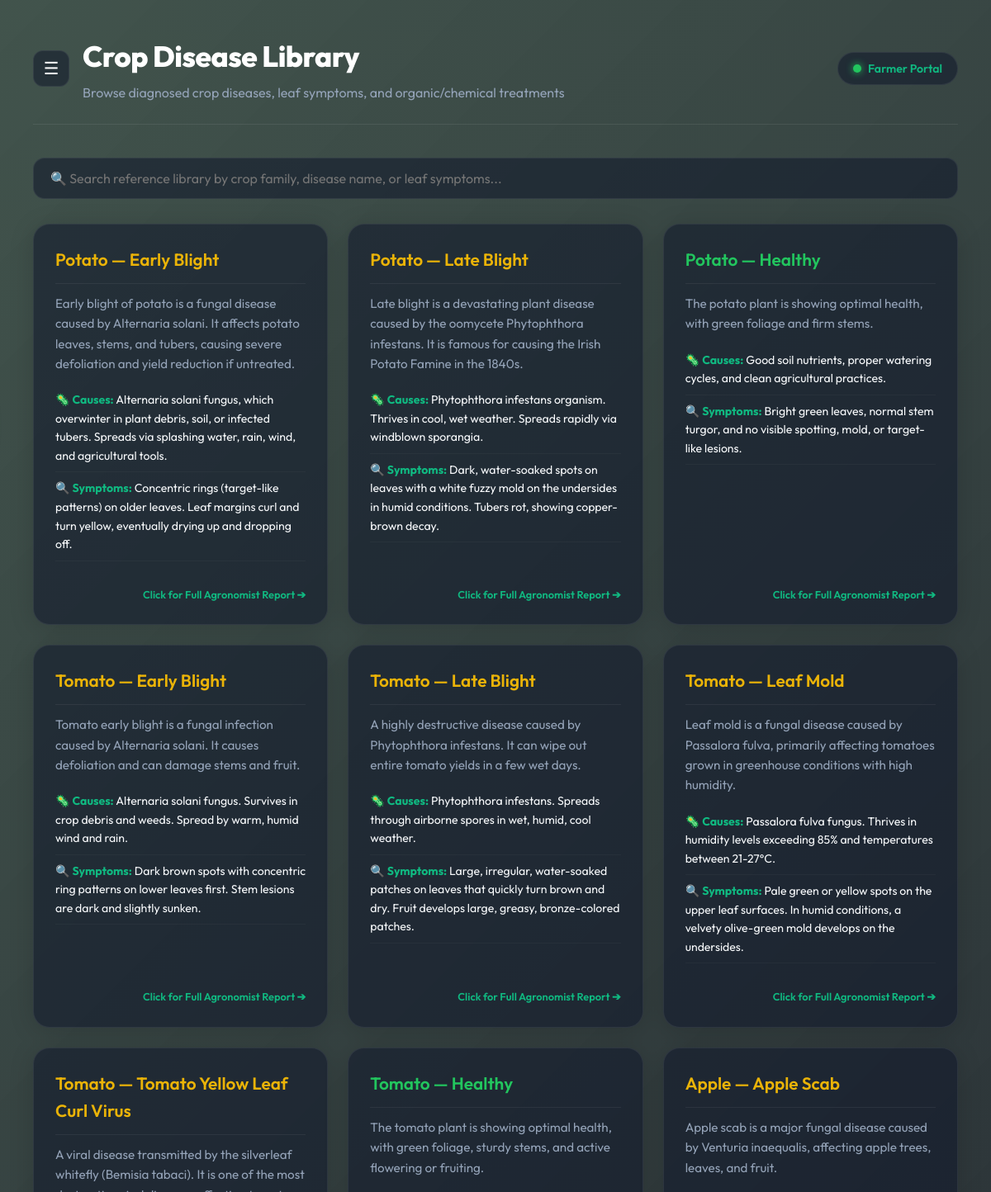
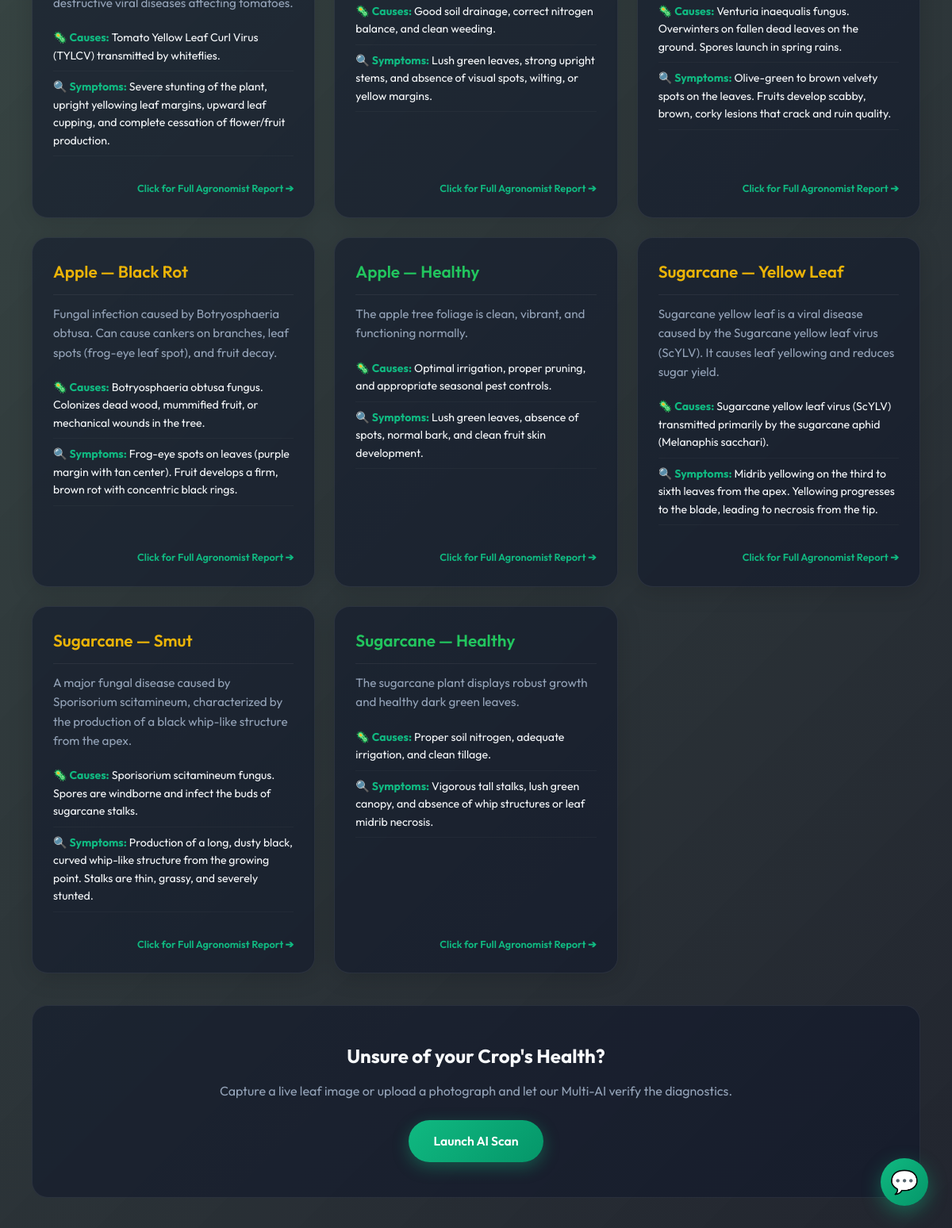
/diseases, run on the app's committed database (2 pictures, top to bottom).
### tables this page shows
CREATE TABLE diseases (
        id INTEGER PRIMARY KEY AUTOINCREMENT,
        crop TEXT NOT NULL,
        disease_name TEXT NOT NULL,
        overview TEXT,
        causes TEXT,
        symptoms TEXT,
        treatment_chemical TEXT,
        treatment_organic TEXT,
        prevention TEXT,
        UNIQUE(crop, disease_name)
    );

### app/app.py (the view)
@app.route("/diseases")
def diseases():
    conn = database.get_db_connection()
    cursor = conn.cursor()
    cursor.execute("SELECT * FROM diseases")
    seeded_diseases = cursor.fetchall()
    conn.close()
    return render_template("diseases.html", diseases=seeded_diseases)

### app/database.py (called while the page is built)
def get_db_connection():
    conn = sqlite3.connect(DATABASE_PATH)
    conn.row_factory = sqlite3.Row
    return conn

### app/templates/diseases.html (shortened to what this page needs)
{% extends "base.html" %}
{% block header_title %}Crop Disease Library{% endblock %}
{% block header_subtitle %}Browse diagnosed crop diseases, leaf symptoms, and organic/chemical treatments{% endblock %}
{% block content %}
<section class="diseases-page">
    <div class="library-search-container" style="margin-bottom: 30px; animation: fadeInUp 0.5s ease both;">
        <input
            type="text"
            id="library-search"
            placeholder="🔍 Search reference library by crop family, disease name, or leaf symptoms..."
            style="width: 100%; padding: 14px 20px; border-radius: 14px; border: 1px solid var(--glass-border); background: var(--glass-bg); color: white; font-family: inherit; font-size: 1rem; outline: none; transition: all 0.25s;"
        >
    </div>
    <div class="disease-grid">
        {% for dis in diseases %}
            <div
                class="disease-card {% if dis.disease_name == 'Healthy' %}healthy-card{% endif %}"
                data-crop="{{ dis.crop }}"
                data-disease-name="{{ dis.disease_name }}"
                data-overview="{{ dis.overview }}"
                data-symptoms="{{ dis.symptoms }}"
                data-causes="{{ dis.causes }}"
                data-organic="{{ dis.treatment_organic }}"
                data-chemical="{{ dis.treatment_chemical }}"
                data-prevention="{{ dis.prevention }}"
            >
                <h2>{{ dis.crop }} — {{ dis.disease_name }}</h2>
                <p class="disease-desc">
                    {{ dis.overview }}
                </p>
                <ul class="disease-points">
                    <li>🦠 <strong>Causes:</strong> {{ dis.causes }}</li>
                    <li>🔍 <strong>Symptoms:</strong> {{ dis.symptoms }}</li>
                </ul>
                <div style="font-size: 0.8rem; color: var(--accent-emerald); font-weight: 600; text-align: right; margin-top: auto; padding-top: 10px;">
                    Click for Full Agronomist Report ➔
                </div>
            </div>
        {% endfor %}
    </div>
    <div class="diseases-cta" style="margin-top: 40px;">
        <h2>Unsure of your Crop's Health?</h2>
        <p>
            Capture a live leaf image or upload a photograph and let our Multi-AI verify the diagnostics.
        </p>
        <a href="{{ url_for('home') }}" class="btn-primary">
            Launch AI Scan
        </a>
    </div>
</section>
{% endblock %}

### app/templates/base.html (shortened to what this page needs)
<!DOCTYPE html>
<html lang="en">
<head>
    <link rel="stylesheet" href="{{ url_for('static', filename='style.css') }}">
</head>
<body>
<div class="dashboard-container" id="dashboard-container">
    <div class="main-content">
        <div class="dashboard-header">
            <div style="display: flex; align-items: center; gap: 16px;">
                <button class="sidebar-expand-btn" id="sidebar-expand-btn" title="Expand Sidebar">☰</button>
                <div>
                    <h1>{% block header_title %}Plant AI Dashboard{% endblock %}</h1>
                    <p>{% block header_subtitle %}Crop health monitoring and diagnostics{% endblock %}</p>
                </div>
            </div>
            <div class="user-profile">
                <span class="status-indicator online"></span>
                <span class="user-label">Farmer Portal</span>
            </div>
        </div>
        <div class="content-wrapper">
            {% block content %}
            {% endblock %}
        </div>
    </div>
</div>
<button id="chat-toggle-btn" class="chat-toggle-btn" title="Consult Plant Doctor">
    💬
</button>
</body>
</html>

### app/static/style.css (style rules this page uses)
:root { --bg-primary: #030712; --bg-secondary: #0b1528; --bg-sidebar: #052e16; --accent-emerald: #10b981; --accent-forest: #059669; --text-primary: #f8fafc; --text-secondary: #94a3b8; --border-color: rgba(255, 255, 255, 0.08); --glass-bg: rgba(15, 23, 42, 0.55); --glass-border: rgba(255, 255, 255, 0.07); --glass-blur: blur(16px); --success: #22c55e; --warning: #eab308; --danger: #ef4444; }
* { margin: 0; padding: 0; box-sizing: border-box; }
body { font-family: 'Outfit', sans-serif; background: linear-gradient(135deg, rgba(2, 26, 16, 0.75) 0%, rgba(3, 7, 18, 0.88) 100%), url('images/farm_background.png') no-repeat center center fixed; background-size: cover; color: var(--text-primary); min-height: 100vh; overflow-x: hidden; line-height: 1.6; }
a { color: inherit; text-decoration: none; }
.main-content, .metric-card, .analyzer-console, .result-card, .history-card, .soil-grid, .diseases-page { animation: fadeInUp 0.6s cubic-bezier(0.16, 1, 0.3, 1) both; }
.dashboard-container { display: flex; min-height: 100vh; }
.main-content { flex: 1; margin-left: 0; padding: 40px; }
.sidebar-expand-btn { background: var(--glass-bg); border: 1px solid var(--glass-border); color: white; width: 44px; height: 44px; border-radius: 12px; cursor: pointer; display: flex; align-items: center; justify-content: center; font-size: 1.3rem; transition: all 0.25s; flex-shrink: 0; }
.dashboard-header { display: flex; justify-content: space-between; align-items: center; margin-bottom: 40px; border-bottom: 1px solid var(--border-color); padding-bottom: 24px; }
.dashboard-header h1 { font-size: 2.2rem; font-weight: 800; color: white; margin-bottom: 4px; letter-spacing: -0.5px; }
.dashboard-header p { color: var(--text-secondary); font-size: 1rem; }
.user-profile { display: flex; align-items: center; gap: 8px; background: var(--glass-bg); border: 1px solid var(--glass-border); padding: 8px 18px; border-radius: 999px; transition: all 0.3s; }
.status-indicator { width: 10px; height: 10px; border-radius: 50%; }
.status-indicator.online { background: var(--success); box-shadow: 0 0 10px var(--success); }
.user-label { font-size: 0.88rem; font-weight: 600; color: var(--accent-emerald); }
.content-wrapper { max-width: 1200px; margin: 0 auto; }
.btn-primary, .btn-secondary, .btn-primary-choose { display: inline-block; padding: 14px 32px; border-radius: 999px; font-weight: 600; font-size: 0.98rem; cursor: pointer; transition: all 0.3s cubic-bezier(0.25, 0.8, 0.25, 1); text-align: center; border: none; outline: none; }
.btn-primary { background: linear-gradient(135deg, #10b981 0%, #059669 100%); color: white; box-shadow: 0 6px 20px rgba(16, 185, 129, 0.35); }
.diseases-page { max-width: 1200px; }
.disease-grid { display: grid; grid-template-columns: repeat(auto-fill, minmax(320px, 1fr)); gap: 24px; margin-bottom: 40px; }
.disease-card { background: var(--glass-bg); border: 1px solid var(--glass-border); padding: 26px; border-radius: 20px; box-shadow: 0 4px 30px rgba(0,0,0,0.15); display: flex; flex-direction: column; gap: 12px; transition: transform 0.3s; }
.disease-card h2 { font-size: 1.3rem; color: #eab308; border-bottom: 1px solid rgba(255,255,255,0.06); padding-bottom: 12px; font-weight: 600; }
.disease-card.healthy-card h2 { color: var(--success); }
.disease-desc { font-size: 0.95rem; color: var(--text-secondary); }
.disease-points { list-style: none; margin-top: 8px; }
.disease-points li { font-size: 0.88rem; margin-bottom: 8px; border-bottom: 1px solid rgba(255,255,255,0.03); padding-bottom: 8px; }
.disease-points li strong { color: var(--accent-emerald); }
.diseases-cta { background: var(--glass-bg); border: 1px solid var(--glass-border); padding: 44px; border-radius: 20px; text-align: center; }
.diseases-cta h2 { margin-bottom: 12px; }
.diseases-cta p { color: var(--text-secondary); margin-bottom: 24px; }
.chat-toggle-btn { position: fixed; bottom: 30px; right: 30px; width: 60px; height: 60px; border-radius: 50%; background: linear-gradient(135deg, #10b981 0%, #059669 100%); border: none; color: white; font-size: 1.8rem; display: flex; align-items: center; justify-content: center; cursor: pointer; box-shadow: 0 8px 24px rgba(16, 185, 129, 0.4); z-index: 999; transition: all 0.3s cubic-bezier(0.175, 0.885, 0.32, 1.275); animation: pulseGlow 2.5s infinite; }
.disease-card { cursor: pointer; transition: all 0.3s cubic-bezier(0.25, 0.8, 0.25, 1); }

### data on the page
diseases: crop "Potato", disease_name "Early Blight", overview "Early blight of potato is a fungal disease caused by Alternaria solani. It affects potato leaves, stems, and tubers, causing severe defoliation and yield reduction if untreated.", causes "Alternaria solani fungus, which overwinter in plant debris, soil, or infected tubers. Spreads via splashing water, rain, wind, and agricultural tools.", symptoms "Concentric rings (target-like patterns) on older leaves. Leaf margins curl and turn yellow, eventually drying up and dropping off."
diseases: crop "Potato", disease_name "Late Blight", overview "Late blight is a devastating plant disease caused by the oomycete Phytophthora infestans. It is famous for causing the Irish Potato Famine in the 1840s.", causes "Phytophthora infestans organism. Thrives in cool, wet weather. Spreads rapidly via windblown sporangia.", symptoms "Dark, water-soaked spots on leaves with a white fuzzy mold on the undersides in humid conditions. Tubers rot, showing copper-brown decay."
diseases: crop "Potato", disease_name "Healthy", overview "The potato plant is showing optimal health, with green foliage and firm stems.", causes "Good soil nutrients, proper watering cycles, and clean agricultural practices.", symptoms "Bright green leaves, normal stem turgor, and no visible spotting, mold, or target-like lesions."
diseases: crop "Tomato", disease_name "Early Blight", overview "Tomato early blight is a fungal infection caused by Alternaria solani. It causes defoliation and can damage stems and fruit.", causes "Alternaria solani fungus. Survives in crop debris and weeds. Spread by warm, humid wind and rain.", symptoms "Dark brown spots with concentric ring patterns on lower leaves first. Stem lesions are dark and slightly sunken."
diseases: crop "Tomato", disease_name "Late Blight", overview "A highly destructive disease caused by Phytophthora infestans. It can wipe out entire tomato yields in a few wet days.", causes "Phytophthora infestans. Spreads through airborne spores in wet, humid, cool weather.", symptoms "Large, irregular, water-soaked patches on leaves that quickly turn brown and dry. Fruit develops large, greasy, bronze-colored patches."
diseases: crop "Tomato", disease_name "Leaf Mold", overview "Leaf mold is a fungal disease caused by Passalora fulva, primarily affecting tomatoes grown in greenhouse conditions with high humidity.", causes "Passalora fulva fungus. Thrives in humidity levels exceeding 85% and temperatures between 21-27°C.", symptoms "Pale green or yellow spots on the upper leaf surfaces. In humid conditions, a velvety olive-green mold develops on the undersides."
diseases: crop "Tomato", disease_name "Tomato Yellow Leaf Curl Virus", overview "A viral disease transmitted by the silverleaf whitefly (Bemisia tabaci). It is one of the most destructive viral diseases affecting tomatoes.", causes "Tomato Yellow Leaf Curl Virus (TYLCV) transmitted by whiteflies.", symptoms "Severe stunting of the plant, upright yellowing leaf margins, upward leaf cupping, and complete cessation of flower/fruit production."
diseases: crop "Tomato", disease_name "Healthy", overview "The tomato plant is showing optimal health, with green foliage, sturdy stems, and active flowering or fruiting.", causes "Good soil drainage, correct nitrogen balance, and clean weeding.", symptoms "Lush green leaves, strong upright stems, and absence of visual spots, wilting, or yellow margins."
diseases: crop "Apple", disease_name "Apple Scab", overview "Apple scab is a major fungal disease caused by Venturia inaequalis, affecting apple trees, leaves, and fruit.", causes "Venturia inaequalis fungus. Overwinters on fallen dead leaves on the ground. Spores launch in spring rains.", symptoms "Olive-green to brown velvety spots on the leaves. Fruits develop scabby, brown, corky lesions that crack and ruin quality."
diseases: crop "Apple", disease_name "Black Rot", overview "Fungal infection caused by Botryosphaeria obtusa. Can cause cankers on branches, leaf spots (frog-eye leaf spot), and fruit decay.", causes "Botryosphaeria obtusa fungus. Colonizes dead wood, mummified fruit, or mechanical wounds in the tree.", symptoms "Frog-eye spots on leaves (purple margin with tan center). Fruit develops a firm, brown rot with concentric black rings."
diseases: crop "Apple", disease_name "Healthy", overview "The apple tree foliage is clean, vibrant, and functioning normally.", causes "Optimal irrigation, proper pruning, and appropriate seasonal pest controls.", symptoms "Lush green leaves, absence of spots, normal bark, and clean fruit skin development."
diseases: crop "Sugarcane", disease_name "Yellow Leaf", overview "Sugarcane yellow leaf is a viral disease caused by the Sugarcane yellow leaf virus (ScYLV). It causes leaf yellowing and reduces sugar yield.", causes "Sugarcane yellow leaf virus (ScYLV) transmitted primarily by the sugarcane aphid (Melanaphis sacchari).", symptoms "Midrib yellowing on the third to sixth leaves from the apex. Yellowing progresses to the blade, leading to necrosis from the tip."
diseases: crop "Sugarcane", disease_name "Smut", overview "A major fungal disease caused by Sporisorium scitamineum, characterized by the production of a black whip-like structure from the apex.", causes "Sporisorium scitamineum fungus. Spores are windborne and infect the buds of sugarcane stalks.", symptoms "Production of a long, dusty black, curved whip-like structure from the growing point. Stalks are thin, grassy, and severely stunted."
diseases: crop "Sugarcane", disease_name "Healthy", overview "The sugarcane plant displays robust growth and healthy dark green leaves.", causes "Proper soil nitrogen, adequate irrigation, and clean tillage.", symptoms "Vigorous tall stalks, lush green canopy, and absence of whip structures or leaf midrib necrosis."
